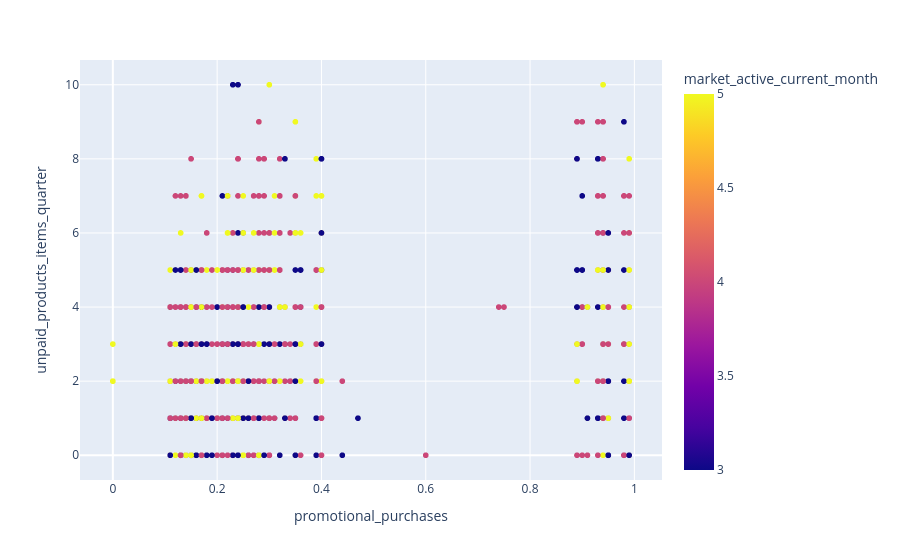

Here is the notebook cell this chart was saved with:
### Markdown cell above
Интересных зависимостей не прослеживается.

### Code cell
#market_active_current_month
fig = px.scatter(market_file, x="promotional_purchases", y="unpaid_products_items_quarter", color="market_active_current_month")
fig.show()

### Figure 1 — Plotly figure (JSON) as saved in the notebook; plotly's stock layout.template omitted (floating-point values rounded to 4 significant figures; data arrays with more than 128 entries replaced by an {"elided": "..."} marker saying what was removed)
{"data": [{"hovertemplate": "promotional_purchases=%{x}<br>unpaid_products_items_quarter=%{y}<br>market_active_current_month=%{marker.color}<extra></extra>", "legendgroup": "", "marker": {"color": {"elided": "1300 int values"}, "coloraxis": "coloraxis", "symbol": "circle"}, "mode": "markers", "name": "", "showlegend": false, "type": "scattergl", "x": {"elided": "1300 float values"}, "xaxis": "x", "y": {"elided": "1300 int values"}, "yaxis": "y"}], "layout": {"coloraxis": {"colorbar": {"title": {"text": "market_active_current_month"}}, "colorscale": [[0, "#0d0887"], [0.1111, "#46039f"], [0.2222, "#7201a8"], [0.3333, "#9c179e"], [0.4444, "#bd3786"], [0.5556, "#d8576b"], [0.6667, "#ed7953"], [0.7778, "#fb9f3a"], [0.8889, "#fdca26"], [1, "#f0f921"]]}, "legend": {"tracegroupgap": 0}, "margin": {"t": 60}, "xaxis": {"anchor": "y", "domain": [0, 1], "title": {"text": "promotional_purchases"}}, "yaxis": {"anchor": "x", "domain": [0, 1], "title": {"text": "unpaid_products_items_quarter"}}}}
